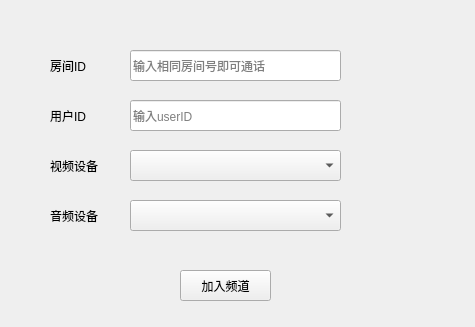
<?xml version="1.0" encoding="UTF-8"?>
<ui version="4.0">
 <class>mainwindowClass</class>
 <widget class="QMainWindow" name="mainwindowClass">
  <property name="geometry">
   <rect>
    <x>0</x>
    <y>0</y>
    <width>475</width>
    <height>327</height>
   </rect>
  </property>
  <property name="windowTitle">
   <string>mainwindow</string>
  </property>
  <widget class="QWidget" name="centralWidget">
   <widget class="QPushButton" name="joinChannel">
    <property name="geometry">
     <rect>
      <x>180</x>
      <y>270</y>
      <width>91</width>
      <height>31</height>
     </rect>
    </property>
    <property name="text">
     <string>加入频道</string>
    </property>
   </widget>
   <widget class="QLineEdit" name="roomid">
    <property name="geometry">
     <rect>
      <x>130</x>
      <y>50</y>
      <width>211</width>
      <height>31</height>
     </rect>
    </property>
    <property name="placeholderText">
     <string>输入相同房间号即可通话</string>
    </property>
   </widget>
   <widget class="QLineEdit" name="userId">
    <property name="geometry">
     <rect>
      <x>130</x>
      <y>100</y>
      <width>211</width>
      <height>31</height>
     </rect>
    </property>
    <property name="placeholderText">
     <string>输入userID</string>
    </property>
   </widget>
   <widget class="QComboBox" name="video_comboBox">
    <property name="geometry">
     <rect>
      <x>130</x>
      <y>150</y>
      <width>211</width>
      <height>31</height>
     </rect>
    </property>
   </widget>
   <widget class="QComboBox" name="audio_comboBox">
    <property name="geometry">
     <rect>
      <x>130</x>
      <y>200</y>
      <width>211</width>
      <height>31</height>
     </rect>
    </property>
   </widget>
   <widget class="QLabel" name="label">
    <property name="geometry">
     <rect>
      <x>50</x>
      <y>150</y>
      <width>51</width>
      <height>31</height>
     </rect>
    </property>
    <property name="text">
     <string>视频设备</string>
    </property>
   </widget>
   <widget class="QLabel" name="label_2">
    <property name="geometry">
     <rect>
      <x>50</x>
      <y>200</y>
      <width>51</width>
      <height>31</height>
     </rect>
    </property>
    <property name="text">
     <string>音频设备</string>
    </property>
   </widget>
   <widget class="QLabel" name="label_3">
    <property name="geometry">
     <rect>
      <x>50</x>
      <y>50</y>
      <width>51</width>
      <height>31</height>
     </rect>
    </property>
    <property name="text">
     <string>房间ID</string>
    </property>
   </widget>
   <widget class="QLabel" name="label_4">
    <property name="geometry">
     <rect>
      <x>50</x>
      <y>100</y>
      <width>51</width>
      <height>31</height>
     </rect>
    </property>
    <property name="text">
     <string>用户ID</string>
    </property>
   </widget>
  </widget>
 </widget>
 <layoutdefault spacing="6" margin="11"/>
 <resources>
  <include location="mainwindow.qrc"/>
 </resources>
 <connections/>
</ui>
